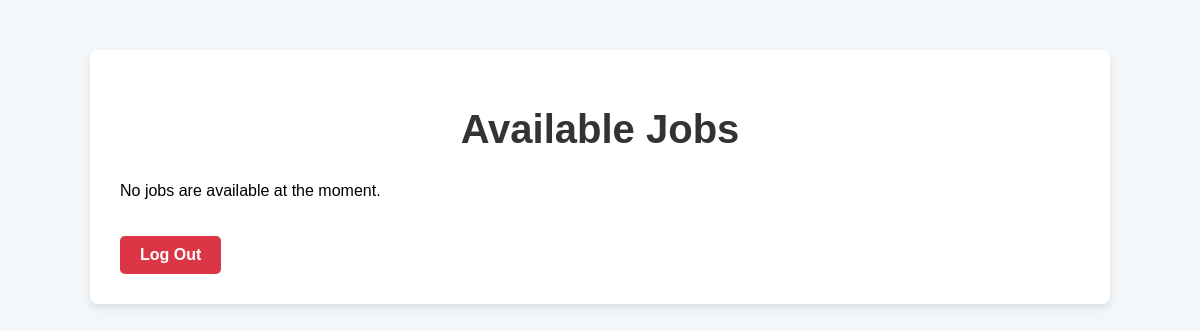
Page /display (signed in) on the earlier database version.
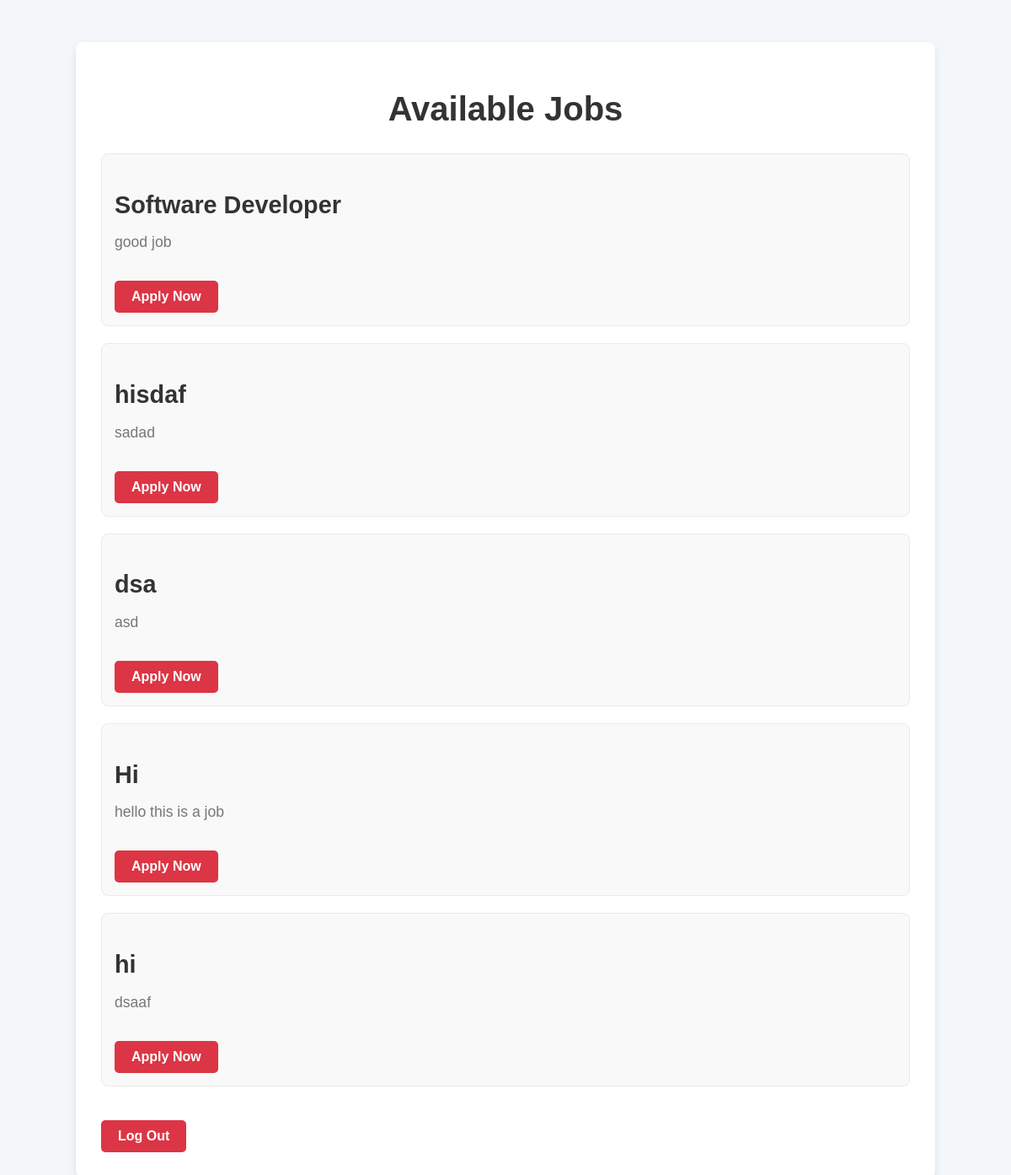
Same page on the later database version.
### app.py (models this page shows)
class Job(db.Model):
    id = db.Column(db.Integer, primary_key=True)
    title = db.Column(db.String(200), nullable=False)
    description = db.Column(db.Text, nullable=False)
    recruiter_id = db.Column(db.Integer, db.ForeignKey('user.id'), nullable=False)
    recruiter_id = db.Column(db.Integer, db.ForeignKey('user.id'), nullable=False)

### app.py (the view)
@app.route('/display')
@login_required
def display():
    jobs=Job.query.all()
    return render_template('job_seeker_jobs.html',jobs=jobs)

### app.py (called while the page is built)
@login_manager.user_loader
def load_user(user_id):
    return User.query.get(int(user_id))

### templates/job_seeker_jobs.html (shortened to what this page needs)
<!DOCTYPE html>
<html lang="en">
<head>
    <link rel="stylesheet" href="{{ url_for('static', filename='css/job_seeker_jobs.css') }}">
</head>
<body>
    <div class="container">
        <h1>Available Jobs</h1>
        <div class="job-list">
            {% if jobs %}
                <ul>
                    {% for job in jobs %}
                        <li class="job-item">
                            <h3>{{ job.title }}</h3>
                            <p>{{ job.description }}</p>
                            <a href="{{ url_for('apply', job_id=job.id) }}" class="btn">Apply Now</a>
                        </li>
                    {% endfor %}
                </ul>
            {% else %}
                <p>No jobs are available at the moment.</p>
            {% endif %}
        </div>
        <a href="{{ url_for('logout') }}" class="btn">Log Out</a>
    </div>
</body>
</html>

Differences in the rows shown:
added Job: title "Software Developer", description "good job"
added Job: title "hisdaf", description "sadad"
added Job: title "dsa", description "asd"
added Job: title "Hi", description "hello this is a job"
added Job: title "hi", description "dsaaf"
Other differences:
text no longer shown: "No jobs are available at the moment."
